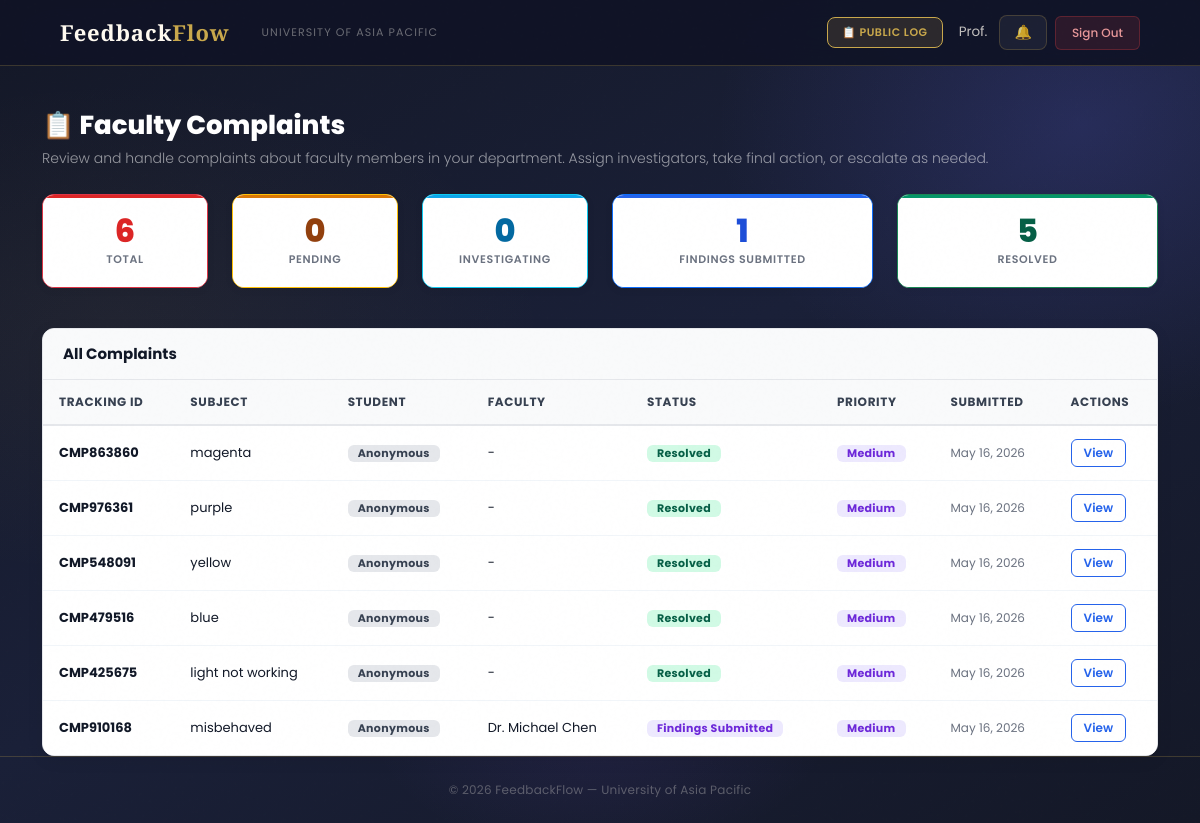
Before: /complaints/hod/list/ (signed in) with the older database file.
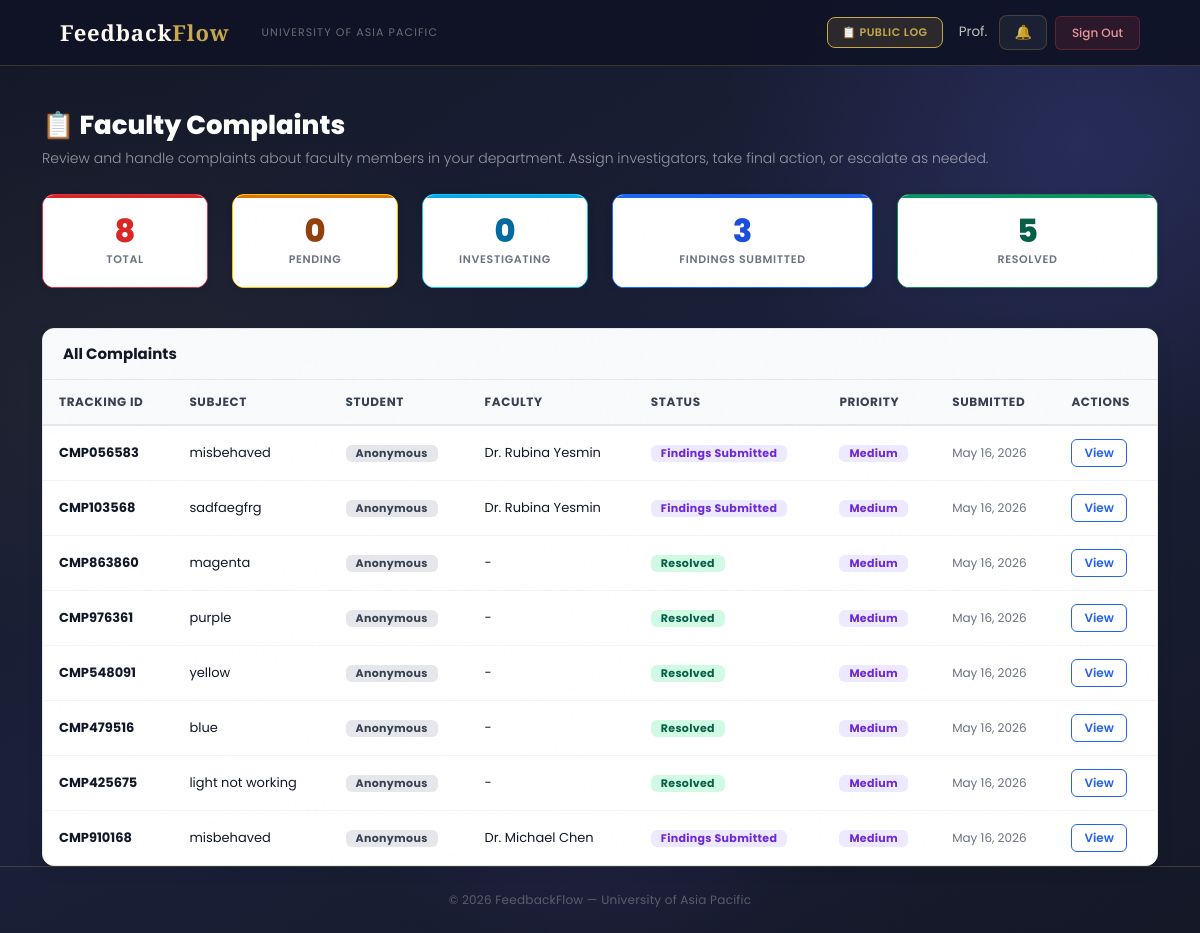
After: the same page with the newer database file.
### users/models.py (models this page shows, shortened)
class User(AbstractBaseUser, PermissionsMixin):
    ROLE_CHOICES = (
        ('Student', 'Student'),
        ('Faculty', 'Faculty'),
        ('HOD', 'Head of Department'),
        ('Staff', 'Staff'),
        ('DAO', 'Dean of Administration Office'),
        ('Admin', 'Administrator'),
        ('Committee', 'Committee Member'),
    )
    DEPARTMENT_CHOICES = (
        ('DBA', 'Department of Business Administration'),
        ('CSE', 'Department of Computer Science and Engineering'),
        ('CE', 'Department of Civil Engineering'),
        ('EEE', 'Department of Electrical and Electronic Engineering'),
        ('Pharmacy', 'Department of Pharmacy'),
        ('Law', 'Department of Law and Human Rights'),
        ('English', 'Department of English'),
        ('Architecture', 'Department of Architecture'),
    )
    COMMITTEE_TYPE_CHOICES = (
        ('Harassment Committee', 'Harassment Committee'),
        ('Proctorial Committee', 'Proctorial Committee'),
    )
    email       = models.EmailField(unique=True, max_length=255)
    full_name   = models.CharField(max_length=150)
    role        = models.CharField(max_length=20, choices=ROLE_CHOICES)
    department  = models.CharField(max_length=100, choices=DEPARTMENT_CHOICES, null=True, blank=True)
    student_id  = models.CharField(max_length=50, unique=True, null=True, blank=True)
    committee_type = models.CharField(
        max_length=50,
        choices=COMMITTEE_TYPE_CHOICES,
        null=True, blank=True
    )
    is_active   = models.BooleanField(default=True)
    is_staff    = models.BooleanField(default=False)
    created_at  = models.DateTimeField(auto_now_add=True)
    updated_at  = models.DateTimeField(auto_now=True)
    USERNAME_FIELD  = 'email'
    REQUIRED_FIELDS = ['full_name']
    objects = UserManager()
    class Meta:
        verbose_name        = 'User'
        verbose_name_plural = 'Users'
        ordering            = ['-created_at']
    def get_short_name(self):
        return self.full_name.split()[0] if self.full_name else self.email

### complaints/models.py (models this page shows, shortened)
class Complaint(models.Model):
    COMPLAINT_TYPE_CHOICES = (
        ('Faculty',  'Complaint about Faculty'),
        ('HOD',      'Complaint about HOD'),
        ('Staff',    'Complaint about Staff'),
        ('Facility', 'Facility Issue'),
        ('Advice',   'General Advice'),
        ('Opinion',  'Opinion/Suggestion'),
    )
    STATUS_CHOICES = (
        ('Pending',             'Pending Review'),
        ('Under Investigation', 'Under Investigation'),
        ('Findings Submitted',  'Findings Submitted'),
        ('Resolved',            'Resolved'),
        ('Escalated',           'Escalated to Higher Authority'),
    )
    PRIORITY_CHOICES = (
        ('Low',    'Low'),
        ('Medium', 'Medium'),
        ('High',   'High'),
        ('Urgent', 'Urgent'),
    )
    student             = models.ForeignKey(settings.AUTH_USER_MODEL, on_delete=models.CASCADE, related_name='complaints_submitted')
    complaint_type      = models.CharField(max_length=20, choices=COMPLAINT_TYPE_CHOICES)
    resolution_deadline = models.DateField(null=True, blank=True, help_text='Deadline for resolving this complaint')
    subject             = models.CharField(max_length=200)
    description         = models.TextField()
    faculty_concerned   = models.ForeignKey(
        settings.AUTH_USER_MODEL, on_delete=models.SET_NULL,
        null=True, blank=True, related_name='complaints_against',
        limit_choices_to={'role__in': ['Faculty', 'HOD', 'Staff']}
    )
    location          = models.CharField(max_length=200, blank=True, null=True)
    status            = models.CharField(max_length=30, choices=STATUS_CHOICES, default='Pending')
    priority          = models.CharField(max_length=10, choices=PRIORITY_CHOICES, default='Medium')
    assigned_to       = models.ForeignKey(settings.AUTH_USER_MODEL, on_delete=models.SET_NULL, null=True, blank=True, related_name='complaints_assigned')
    is_anonymous      = models.BooleanField(default=False)
    final_action_note = models.TextField(blank=True, null=True)
    submitted_at      = models.DateTimeField(auto_now_add=True)
    updated_at        = models.DateTimeField(auto_now=True)
    resolved_at       = models.DateTimeField(null=True, blank=True)
    tracking_id       = models.CharField(max_length=20, unique=True, editable=False)
    class Meta:
        ordering        = ['-submitted_at']
        verbose_name    = 'Complaint'
        verbose_name_plural = 'Complaints'

### complaints/views.py (the view)
# urls.py: path('hod/list/', views.hod_complaints_list, name='hod_complaints_list'),
@login_required
def hod_complaints_list(request):
    if request.user.role != 'HOD':
        messages.error(request, 'Access denied. HOD only.')
        return redirect('login')
    mode = request.GET.get('mode', 'all')
    complaints_list = Complaint.objects.filter(
        Q(assigned_to=request.user) |
        Q(faculty_concerned__department=request.user.department)
    ).distinct().order_by('-submitted_at')
    context = {
        'complaints_list': complaints_list,
        'mode': mode,
        'total_complaints': complaints_list.count(),
        'pending': complaints_list.filter(status='Pending').count(),
        'investigating': complaints_list.filter(status='Under Investigation').count(),
        'findings_submitted': complaints_list.filter(status='Findings Submitted').count(),
        'resolved': complaints_list.filter(status='Resolved').count(),
        'escalated': complaints_list.filter(status='Escalated').count(),
        'page_title': 'Faculty Complaints'
    }
    return render(request, 'complaints/hod_complaints_list.html', context)

### users/context_processors.py (called while the page is built)
def notifications_count(request):
    if request.user.is_authenticated:
        from users.models import Notification, Announcement
        count = Notification.objects.filter(
            recipient=request.user,
            is_read=False
        ).count()
        active_announcements = []
        for ann in Announcement.objects.filter(is_active=True).order_by('-created_at')[:10]:
            if ann.is_visible_to(request.user):
                active_announcements.append(ann)
            if len(active_announcements) >= 3:
                break
        return {
            'unread_notifications_count': count,
            'active_announcements': active_announcements,
        }
    return {'unread_notifications_count': 0, 'active_announcements': []}

### complaints/templates/complaints/hod_complaints_list.html (shortened to what this page needs)
{% extends 'users/base.html' %}
{% block content %}
<div class="container mt-4">
    <div class="hod-page-header mb-4">
        <h2 class="hod-page-title">📋 Faculty Complaints</h2>
        <p class="hod-page-subtitle">
            Review and handle complaints about faculty members in your department.
            Assign investigators, take final action, or escalate as needed.
        </p>
    </div>
    <div class="row mb-4">
        <div class="col-md-2 mb-3">
            <div class="card hod-stat-card border-danger">
                <div class="card-body text-center">
                    <h3 class="mb-1">{{ total_complaints }}</h3>
                    <p class="text-muted mb-0" style="font-size:0.85rem;">Total</p>
                </div>
            </div>
        </div>
        <div class="col-md-2 mb-3">
            <div class="card hod-stat-card border-warning">
                <div class="card-body text-center">
                    <h3 class="mb-1">{{ pending }}</h3>
                    <p class="text-muted mb-0" style="font-size:0.85rem;">Pending</p>
                </div>
            </div>
        </div>
        <div class="col-md-2 mb-3">
            <div class="card hod-stat-card border-info">
                <div class="card-body text-center">
                    <h3 class="mb-1">{{ investigating }}</h3>
                    <p class="text-muted mb-0" style="font-size:0.85rem;">Investigating</p>
                </div>
            </div>
        </div>
        <div class="col-md-3 mb-3">
            <div class="card hod-stat-card border-primary">
                <div class="card-body text-center">
                    <h3 class="mb-1">{{ findings_submitted }}</h3>
                    <p class="text-muted mb-0" style="font-size:0.85rem;">Findings Submitted</p>
                </div>
            </div>
        </div>
        <div class="col-md-3 mb-3">
            <div class="card hod-stat-card border-success">
                <div class="card-body text-center">
                    <h3 class="mb-1">{{ resolved }}</h3>
                    <p class="text-muted mb-0" style="font-size:0.85rem;">Resolved</p>
                </div>
            </div>
        </div>
    </div>
    {% if complaints_list %}
    <div class="card hod-table-card">
        <div class="card-header bg-light">
            <h5 class="mb-0">All Complaints</h5>
        </div>
        <div class="card-body p-0">
            <div class="table-responsive">
                <table class="table table-hover mb-0">
                    <thead class="table-light">
                        <tr>
                            <th>Tracking ID</th>
                            <th>Subject</th>
                            <th>Student</th>
                            <th>Faculty</th>
                            <th>Status</th>
                            <th>Priority</th>
                            <th>Submitted</th>
                            <th>Actions</th>
                        </tr>
                    </thead>
                    <tbody>
                        {% for complaint in complaints_list %}
                        <tr>
                            <td>
                                <strong>{{ complaint.tracking_id }}</strong>
                            </td>
                            <td>{{ complaint.subject|truncatewords:5 }}</td>
                            <td>
                                {% if complaint.is_anonymous %}
                                    <span class="badge bg-secondary">Anonymous</span>
                                {% else %}
                                    {{ complaint.student.full_name }}
                                {% endif %}
                            </td>
                            <td>
                                {{ complaint.faculty_concerned.full_name|default:"-" }}
                            </td>
                            <td>
                                <span class="badge
                                    {% if complaint.status == 'Pending' %}bg-warning text-dark
                                    {% elif complaint.status == 'Under Investigation' %}bg-info
                                    {% elif complaint.status == 'Findings Submitted' %}bg-primary
                                    {% elif complaint.status == 'Resolved' %}bg-success
                                    {% elif complaint.status == 'Escalated' %}bg-danger
                                    {% else %}bg-secondary
                                    {% endif %}">
                                    {{ complaint.status }}
                                </span>
                            </td>
                            <td>
                                <span class="badge
                                    {% if complaint.priority == 'Low' %}bg-secondary
                                    {% elif complaint.priority == 'Medium' %}bg-primary
                                    {% elif complaint.priority == 'High' %}bg-warning text-dark
                                    {% elif complaint.priority == 'Urgent' %}bg-danger
                                    {% else %}bg-secondary
                                    {% endif %}">
                                    {{ complaint.priority }}
                                </span>
                            </td>
                            <td>
                                <small>{{ complaint.submitted_at|date:"M d, Y" }}</small>
                            </td>
                            <td>
                                <a href="{% url 'complaint_detail' complaint.id %}"
                                   class="btn btn-sm btn-outline-primary">
                                    View
                                </a>
                            </td>
                        </tr>
                        {% endfor %}
                    </tbody>
                </table>
            </div>
        </div>
    </div>
    {% endif %}
</div>
{% endblock %}

### users/templates/users/base.html (shortened to what this page needs)
<!DOCTYPE html>
<html lang="en">
<head>
    <link href="https://cdn.jsdelivr.net/npm/bootstrap@5.3.0/dist/css/bootstrap.min.css" rel="stylesheet">
</head>
<body>
    <nav class="navbar navbar-expand-lg">
        <div class="container-fluid d-flex align-items-center gap-3">
            <a class="navbar-brand" href="/">Feedback<em>Flow</em></a>
            <span class="navbar-text d-none d-md-inline">University of Asia Pacific</span>
            {% if user.is_authenticated %}
            <div class="ms-auto d-flex align-items-center gap-2">
                <a href="{% url 'public_log' %}" class="btn-bell"
                    style="font-size:11px; font-weight:600; text-transform:uppercase; letter-spacing:0.05em; background:rgba(201,168,76,.15); color:var(--gold) !important; border-color:var(--gold) !important;">
                    📋 Public Log
                </a>
                <span class="nav-user-info d-none d-md-inline ms-2">{{ user.get_short_name }}</span>
                <a href="{% url 'notifications' %}" class="btn-bell ms-1">
                    🔔
                </a>
                <a href="{% url 'logout' %}" class="btn-logout">Sign Out</a>
            </div>
            {% endif %}
        </div>
    </nav>
    <main>
        {% block content %}{% endblock %}
    </main>
    <footer>
        <p>© 2026 FeedbackFlow — University of Asia Pacific</p>
    </footer>
</body>
</html>

Changed rows visible on the page:
added Complaint: tracking_id "CMP056583", subject "misbehaved", is_anonymous "Anonymous", faculty_concerned.full_name "Dr. Rubina Yesmin", status "Findings Submitted", priority "Medium", submitted_at "May 16, 2026"
added Complaint: tracking_id "CMP103568", subject "sadfaegfrg", is_anonymous "Anonymous", faculty_concerned.full_name "Dr. Rubina Yesmin", status "Findings Submitted", priority "Medium", submitted_at "May 16, 2026"
Other visible differences:
{{ total_complaints }}: "6" → "8"
{{ findings_submitted }}: "1" → "3"
